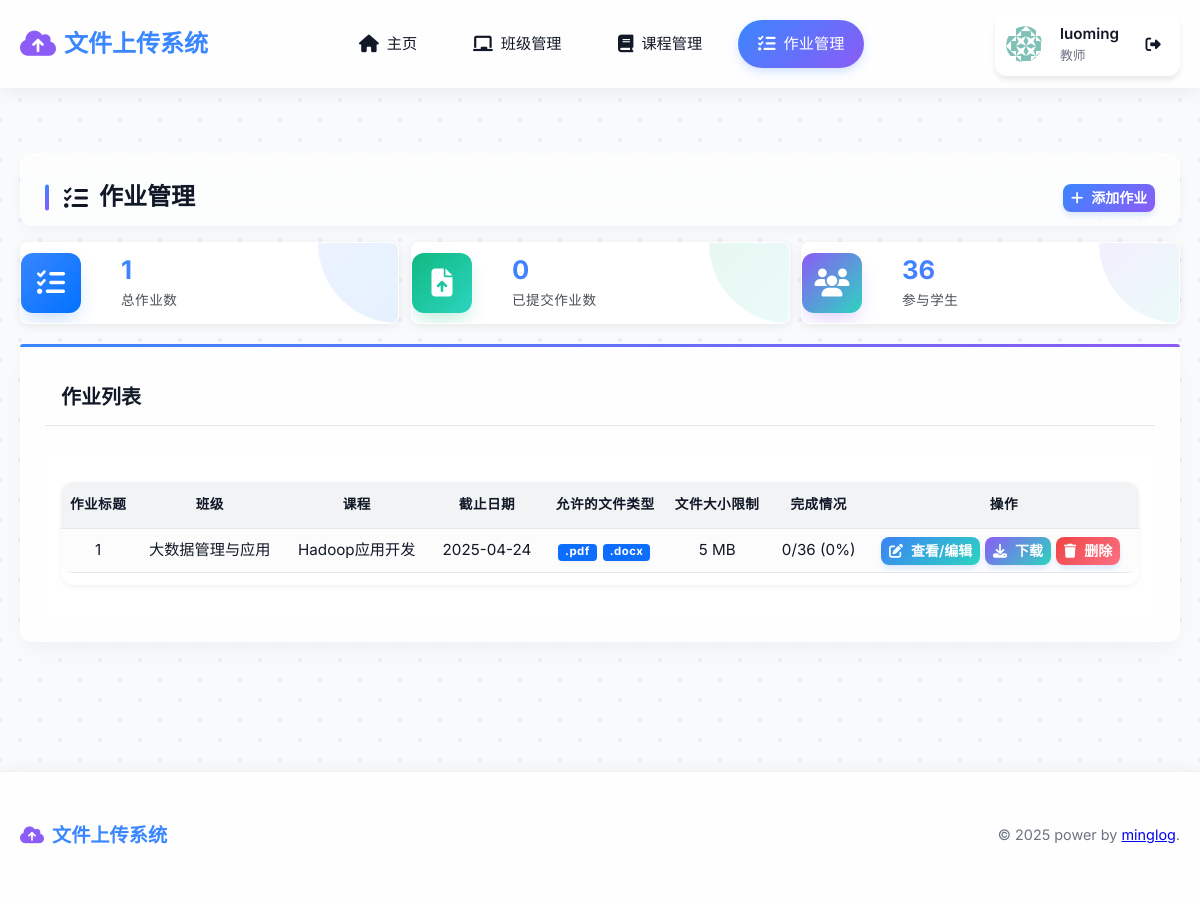
The app's page /assignments (signed in) with its own data.
### app/models/models.py (models this page shows)
class User(Base):
    __tablename__ = "users"
    id = Column(Integer, primary_key=True, index=True)
    username = Column(String, unique=True, index=True)
    hashed_password = Column(String)
    role = Column(String)  # admin, teacher, student
    created_at = Column(DateTime, default=datetime.datetime.now)
    avatar = Column(String, nullable=True)  # 用户头像路径
    organization = Column(String, nullable=True)  # 工作/学习单位
    id_number = Column(String, nullable=True)  # 学号/工号
    phone = Column(String, nullable=True)  # 手机号
    email = Column(String, nullable=True)  # 邮箱
    classes = relationship("Class", secondary=class_student_association, back_populates="students")
    teacher_classes = relationship("Class", back_populates="teacher")
    assignments = relationship("Assignment", back_populates="teacher")
    submissions = relationship("Submission", back_populates="student")

class Assignment(Base):
    __tablename__ = "assignments"
    id = Column(Integer, primary_key=True, index=True)
    title = Column(String, index=True)
    description = Column(String)
    class_id = Column(Integer, ForeignKey("classes.id"))
    course_id = Column(Integer, ForeignKey("courses.id"))
    teacher_id = Column(Integer, ForeignKey("users.id"))
    due_date = Column(DateTime)
    allowed_file_types = Column(String, default=".pdf,.docx")  # 默认允许pdf和docx格式
    max_file_size = Column(Integer, default=5)  # 文件大小限制，单位为MB，默认5MB
    created_at = Column(DateTime, default=datetime.datetime.now)
    class_obj = relationship("Class", back_populates="assignments")
    course = relationship("Course", back_populates="assignments")
    teacher = relationship("User", back_populates="assignments")
    submissions = relationship("Submission", back_populates="assignment")

class Class(Base):
    __tablename__ = "classes"
    id = Column(Integer, primary_key=True, index=True)
    name = Column(String, index=True)
    description = Column(String, nullable=True)
    teacher_id = Column(Integer, ForeignKey("users.id"))
    created_at = Column(DateTime, default=datetime.datetime.now)
    teacher = relationship("User", back_populates="teacher_classes", foreign_keys=[teacher_id])
    students = relationship("User", secondary=class_student_association, back_populates="classes")
    courses = relationship("Course", secondary=course_class_association, back_populates="classes")
    assignments = relationship("Assignment", back_populates="class_obj")

class Course(Base):
    __tablename__ = "courses"
    id = Column(Integer, primary_key=True, index=True)
    name = Column(String, index=True)
    code = Column(String, index=True)
    description = Column(String, nullable=True)
    semester = Column(String)
    teacher_id = Column(Integer, ForeignKey("users.id"))
    created_at = Column(DateTime, default=datetime.datetime.now)
    classes = relationship("Class", secondary=course_class_association, back_populates="courses")
    assignments = relationship("Assignment", back_populates="course")

### app/routers/assignments.py (the view)
@router.get("/assignments", response_class=HTMLResponse, name="assignments")
async def list_assignments(
    request: Request,
    current_user: User = Depends(teacher_required),
    db: Session = Depends(get_db)
):
    if current_user.role == "admin":
        assignments = db.query(Assignment).all()
    else:
        assignments = db.query(Assignment).filter(Assignment.teacher_id == current_user.id).all()
    for assignment in assignments:
        assignment.submissions_count = len(assignment.submissions)
        assignment.total_students = len(assignment.class_obj.students) if assignment.class_obj else 0
    return templates.TemplateResponse(
        "assignments.html",
        {"request": request, "user": current_user, "assignments": assignments}
    )

### templates/assignments.html (shortened to what this page needs)
{% extends "layout.html" %}
{% block content %}
<div class="page-header">
    <h1><i class="fas fa-tasks fa-fw text-primary"></i> 作业管理</h1>
    <div>
        <a href="{{ url_for('create_assignment') }}" class="btn btn-primary btn-sm"><i class="fas fa-plus"></i> 添加作业</a>
    </div>
</div>
<div class="dashboard-stats">
    <div class="stat-card">
        <div class="stat-card-icon bg-primary">
            <i class="fas fa-tasks"></i>
        </div>
        <div class="stat-card-content">
            <div class="stat-value">{{ stats.total_assignments if stats and stats.total_assignments is not none else '1' }}</div>
            <div class="stat-label">总作业数</div>
        </div>
    </div>
    <div class="stat-card">
        <div class="stat-card-icon bg-success">
            <i class="fas fa-file-upload"></i>
        </div>
        <div class="stat-card-content">
            <div class="stat-value">{{ stats.total_submissions if stats and stats.total_submissions is not none else '0' }}</div>
            <div class="stat-label">已提交作业数</div>
        </div>
    </div>
    <div class="stat-card">
        <div class="stat-card-icon bg-info">
            <i class="fas fa-users"></i>
        </div>
        <div class="stat-card-content">
            <div class="stat-value">{{ stats.total_students if stats and stats.total_students is not none else '36' }}</div>
            <div class="stat-label">参与学生</div>
        </div>
    </div>
</div>
<div class="card">
    <div class="card-header">
        <h2>作业列表</h2>
    </div>
    <div class="card-body">
        {% if assignments %}
        <div class="table-responsive">
            <table class="table table-striped">
                <thead>
                    <tr>
                        <th>作业标题</th>
                        <th>班级</th>
                        <th>课程</th>
                        <th>截止日期</th>
                        <th>允许的文件类型</th>
                        <th>文件大小限制</th>
                        <th>完成情况</th>
                        <th>操作</th>
                    </tr>
                </thead>
                <tbody>
                    {% for assignment in assignments %}
                    <tr>
                        <td>{{ assignment.title }}</td>
                        <td>{{ assignment.class_obj.name }}</td>
                        <td>{{ assignment.course.name }}</td>
                        <td>{{ assignment.due_date.strftime('%Y-%m-%d') }}</td>
                        <td>
                            {% set allowed_types = assignment.allowed_file_types.split(',') if assignment.allowed_file_types else ['.pdf', '.docx'] %}
                            {% for type in allowed_types %}
                                <span class="badge badge-info">{{ type }}</span>
                            {% endfor %}
                        </td>
                        <td>{{ assignment.max_file_size if assignment.max_file_size else 5 }} MB</td>
                        <td>
                            {% if assignment.total_students > 0 %}
                            {{ assignment.submissions_count }}/{{ assignment.total_students }}
                            ({{ (assignment.submissions_count / assignment.total_students * 100)|int }}%)
                            {% else %}
                            0/0 (0%)
                            {% endif %}
                        </td>
                        <td>
                            <div class="btn-group">
                                <a href="{{ url_for('view_assignment', assignment_id=assignment.id) }}" class="btn btn-sm btn-info">
                                    <i class="fas fa-edit"></i> 查看/编辑
                                </a>
                                {% if assignment.submissions_count > 0 %}
                                <a href="{{ url_for('download_all_files', assignment_id=assignment.id) }}" class="btn btn-sm btn-success">
                                    <i class="fas fa-download"></i> 下载
                                </a>
                                {% else %}
                                <button class="btn btn-sm btn-secondary" disabled data-toggle="tooltip" data-placement="top" title="暂无学生提交文件，无法下载">
                                    <i class="fas fa-download"></i> 下载
                                </button>
                                {% endif %}
                                <button type="button" onclick="confirmDelete('{{ assignment.id }}', '{{ assignment.title }}')" class="btn btn-sm btn-danger">
                                    <i class="fas fa-trash"></i> 删除
                                </button>
                            </div>
                        </td>
                    </tr>
                    {% endfor %}
                </tbody>
            </table>
        </div>
        {% endif %}
    </div>
</div>
{% endblock %}

### templates/layout.html (shortened to what this page needs)
<!DOCTYPE html>
<html lang="zh-CN">
<head>
    <link rel="stylesheet" href="https://cdnjs.cloudflare.com/ajax/libs/font-awesome/6.4.0/css/all.min.css">
    <link rel="stylesheet" href="{{ url_for('static', path='/css/style.css') }}">
</head>
<body>
    <header>
        <div class="container">
            <div class="navbar">
                <a href="/dashboard" class="logo">
                    <i class="fas fa-cloud-upload-alt"></i>
                    <span>文件上传系统</span>
                </a>
                <nav class="nav-links-container">
                    <ul class="nav-links">
                        <li><a href="{{ url_for('dashboard') }}" class="{{ 'active' if request.url.path == '/dashboard' }}"><i class="fas fa-home"></i> 主页</a></li>
                        {% if user.role == 'teacher' or user.role == 'admin' %}
                        <li><a href="{{ url_for('classes') }}" class="{{ 'active' if request.url.path == '/classes' }}"><i class="fas fa-chalkboard"></i> 班级管理</a></li>
                        <li><a href="{{ url_for('courses') }}" class="{{ 'active' if request.url.path == '/courses' }}"><i class="fas fa-book"></i> 课程管理</a></li>
                        <li><a href="{{ url_for('assignments') }}" class="{{ 'active' if request.url.path == '/assignments' }}"><i class="fas fa-tasks"></i> 作业管理</a></li>
                        {% endif %}
                    </ul>
                </nav>
                <div class="user-info">
                    <div class="user-avatar dropdown" id="userAvatarDropdown">
                        <img src="{{ url_for('static', path=user.avatar if user.avatar else '/images/avatar.png') }}" alt="用户头像" class="avatar-toggle" id="avatarToggle">
                    </div>
                    <div class="user-details">
                        <span class="user-name">{{ user.username }}</span>
                        <span class="user-role">{{ user.role|replace('admin', '管理员')|replace('teacher', '教师')|replace('student', '学生') }}</span>
                    </div>
                    <a href="{{ url_for('logout') }}" class="logout-btn" title="退出登录"><i class="fas fa-sign-out-alt"></i></a>
                </div>
            </div>
        </div>
    </header>
    <div class="main-content">
        <div class="container">
            <div class="content-wrapper">
                {% block content %}{% endblock %}
            </div>
        </div>
    </div>
    <footer>
        <div class="container">
            <div class="footer-content">
                <div class="footer-logo">
                    <i class="fas fa-cloud-upload-alt"></i>
                    <span>文件上传系统</span>
                </div>
                <p class="copyright">&copy; 2025 power by <a href="https://minglog.cn">minglog</a>.</p>
            </div>
        </div>
    </footer>
</body>
</html>

### templates/assignments.html (style rules this page uses)
.dashboard-stats { display: flex; flex-wrap: wrap; gap: 0.75rem; margin-bottom: 1.25rem; }
.stat-card { background: white; border-radius: 8px; overflow: hidden; box-shadow: 0 2px 10px rgba(0,0,0,0.08); flex: 1; min-width: 200px; display: flex; align-items: center; padding: 0; transition: all 0.2s; }
.stat-card-icon { padding: 1.25rem; font-size: 1.75rem; color: white; display: flex; align-items: center; justify-content: center; }
.bg-primary { background-color: #1a73e8; }
.bg-success { background-color: #198754; }
.bg-info { background-color: #0a58ca; }
.stat-card-content { padding: 0.75rem 1.25rem; flex: 1; }
.stat-value { font-size: 1.6rem; font-weight: bold; margin-bottom: 0.1rem; color: #1a1a1a; }
.stat-label { color: #495057; font-size: 0.85rem; font-weight: 500; }
.btn-group { display: flex; gap: 5px; }
.table td { vertical-align: middle; }
.btn-sm { padding: 0.25rem 0.5rem; font-size: 0.875rem; }
.badge { display: inline-block; margin-right: 2px; padding: 0.25em 0.6em; font-size: 0.75em; font-weight: 700; line-height: 1; color: #fff; text-align: center; white-space: nowrap; vertical-align: baseline; border-radius: 0.25rem; }
.badge-info { background-color: #0d6efd; }
.page-header { margin-bottom: 1rem; padding-bottom: 0.5rem; display: flex; justify-content: space-between; align-items: center; }
.page-header h1 { margin: 0; font-size: 1.5rem; display: flex; align-items: center; gap: 0.5rem; }
.card { margin-bottom: 1rem; }
.card-header { padding: 0.75rem 1rem; }
.card-header h2 { margin: 0; font-size: 1.25rem; }
.card-body { padding: 1rem; }
.table { margin-bottom: 0.75rem; }
.table th, .table td { padding: 0.5rem 0.75rem; vertical-align: middle; text-align: center; }
.btn-group .btn { padding: 0.25rem 0.5rem; }

### templates/layout.html (style rules this page uses)
.table th, .table td { text-align: center; vertical-align: middle; }

### records on screen
User: username "luoming", role "教师"
Assignment: title "1", class_obj.name "大数据管理与应用", course.name "Hadoop应用开发", due_date "2025-04-24", allowed_types ".pdf" ".docx", max_file_size "5", submissions_count "0", total_students "36"
